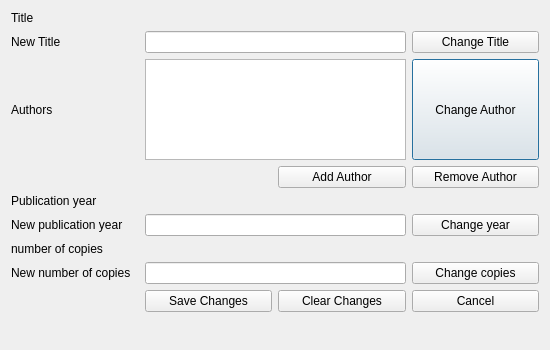
<?xml version="1.0" encoding="UTF-8"?>
<ui version="4.0">
 <class>EditBookDialog</class>
 <widget class="QDialog" name="EditBookDialog">
  <property name="geometry">
   <rect>
    <x>0</x>
    <y>0</y>
    <width>550</width>
    <height>350</height>
   </rect>
  </property>
  <property name="windowTitle">
   <string>Dialog</string>
  </property>
  <layout class="QVBoxLayout" name="verticalLayout">
   <item>
    <layout class="QGridLayout" name="gridLayout">
     <item row="7" column="0">
      <widget class="QLabel" name="newCopiesLabel">
       <property name="text">
        <string>New number of copies</string>
       </property>
      </widget>
     </item>
     <item row="2" column="3">
      <widget class="QPushButton" name="changeAuthorsButton">
       <property name="sizePolicy">
        <sizepolicy hsizetype="Minimum" vsizetype="MinimumExpanding">
         <horstretch>0</horstretch>
         <verstretch>0</verstretch>
        </sizepolicy>
       </property>
       <property name="text">
        <string>Change Author</string>
       </property>
      </widget>
     </item>
     <item row="8" column="2">
      <widget class="QPushButton" name="clearButton">
       <property name="text">
        <string>Clear Changes</string>
       </property>
      </widget>
     </item>
     <item row="0" column="1" colspan="2">
      <widget class="QLabel" name="bookTitleLabel">
       <property name="text">
        <string/>
       </property>
      </widget>
     </item>
     <item row="2" column="0">
      <widget class="QLabel" name="authorLabel">
       <property name="sizePolicy">
        <sizepolicy hsizetype="Preferred" vsizetype="MinimumExpanding">
         <horstretch>0</horstretch>
         <verstretch>0</verstretch>
        </sizepolicy>
       </property>
       <property name="text">
        <string>Authors</string>
       </property>
      </widget>
     </item>
     <item row="7" column="3">
      <widget class="QPushButton" name="changeCopiesButton">
       <property name="text">
        <string>Change copies</string>
       </property>
      </widget>
     </item>
     <item row="4" column="1" colspan="2">
      <widget class="QLabel" name="yearLabel">
       <property name="text">
        <string/>
       </property>
      </widget>
     </item>
     <item row="5" column="1" colspan="2">
      <widget class="QLineEdit" name="newPublicationEdit"/>
     </item>
     <item row="8" column="1">
      <widget class="QPushButton" name="saveButton">
       <property name="text">
        <string>Save Changes</string>
       </property>
      </widget>
     </item>
     <item row="6" column="0">
      <widget class="QLabel" name="numberLabel">
       <property name="text">
        <string>number of copies</string>
       </property>
      </widget>
     </item>
     <item row="4" column="0">
      <widget class="QLabel" name="publicationLabel">
       <property name="text">
        <string>Publication year</string>
       </property>
      </widget>
     </item>
     <item row="5" column="0">
      <widget class="QLabel" name="newPublicationLabel">
       <property name="text">
        <string>New publication year</string>
       </property>
      </widget>
     </item>
     <item row="2" column="1" colspan="2">
      <widget class="QListWidget" name="authorsList"/>
     </item>
     <item row="0" column="0">
      <widget class="QLabel" name="titleLabel">
       <property name="text">
        <string>Title</string>
       </property>
      </widget>
     </item>
     <item row="1" column="0">
      <widget class="QLabel" name="newTitleLabel">
       <property name="text">
        <string>New Title</string>
       </property>
      </widget>
     </item>
     <item row="7" column="1" colspan="2">
      <widget class="QLineEdit" name="newCopiesEdit"/>
     </item>
     <item row="6" column="1" colspan="2">
      <widget class="QLabel" name="copiesLabel">
       <property name="text">
        <string/>
       </property>
      </widget>
     </item>
     <item row="8" column="3">
      <widget class="QPushButton" name="cancelButton">
       <property name="text">
        <string>Cancel</string>
       </property>
      </widget>
     </item>
     <item row="1" column="3">
      <widget class="QPushButton" name="changeTitleButton">
       <property name="text">
        <string>Change Title</string>
       </property>
      </widget>
     </item>
     <item row="5" column="3">
      <widget class="QPushButton" name="changeYearButton">
       <property name="text">
        <string>Change year</string>
       </property>
      </widget>
     </item>
     <item row="1" column="1" colspan="2">
      <widget class="QLineEdit" name="newTitleEdit"/>
     </item>
     <item row="3" column="3">
      <widget class="QPushButton" name="removeAuthorButton">
       <property name="text">
        <string>Remove Author</string>
       </property>
      </widget>
     </item>
     <item row="3" column="2">
      <widget class="QPushButton" name="addAuthorButton">
       <property name="text">
        <string>Add Author</string>
       </property>
      </widget>
     </item>
    </layout>
   </item>
   <item>
    <spacer name="verticalSpacer">
     <property name="orientation">
      <enum>Qt::Vertical</enum>
     </property>
     <property name="sizeHint" stdset="0">
      <size>
       <width>20</width>
       <height>118</height>
      </size>
     </property>
    </spacer>
   </item>
  </layout>
 </widget>
 <resources/>
 <connections/>
</ui>
